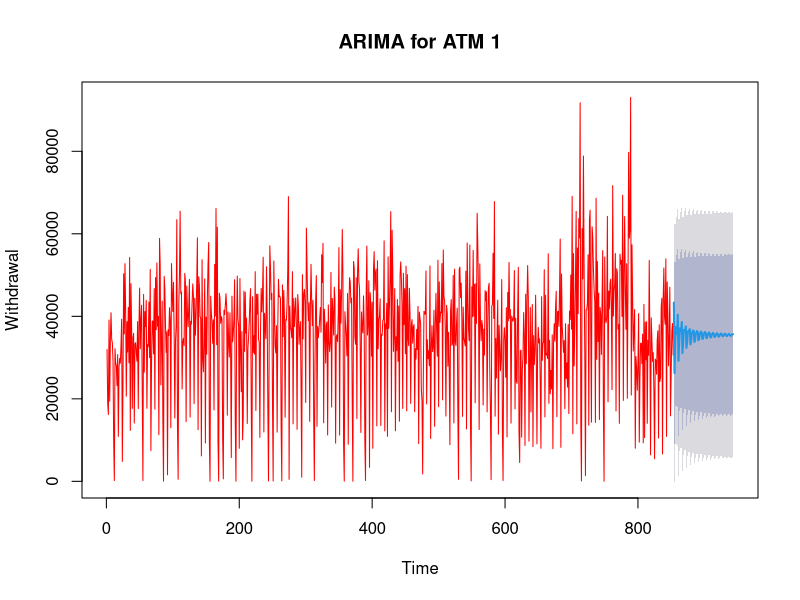
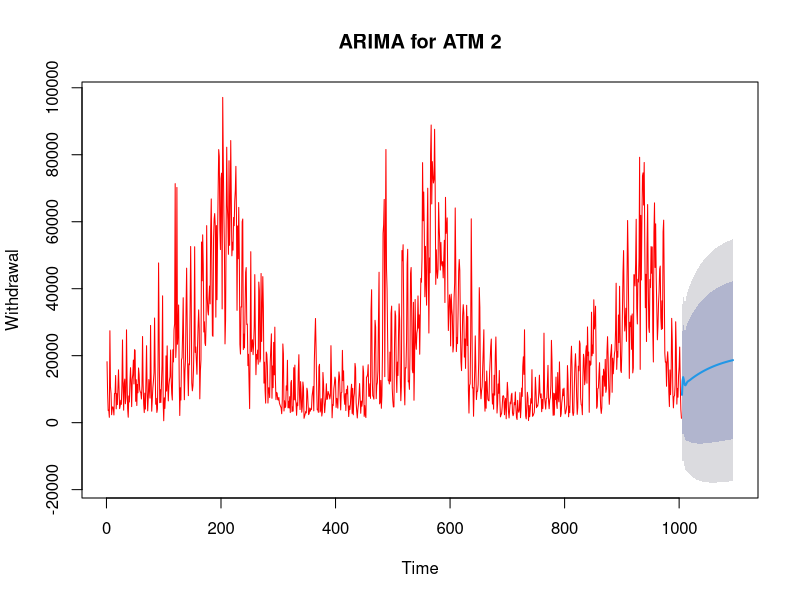
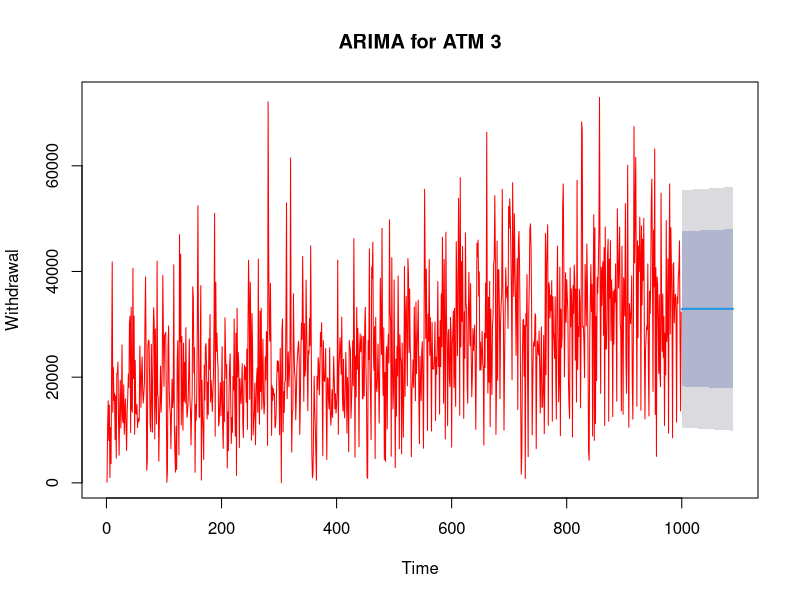
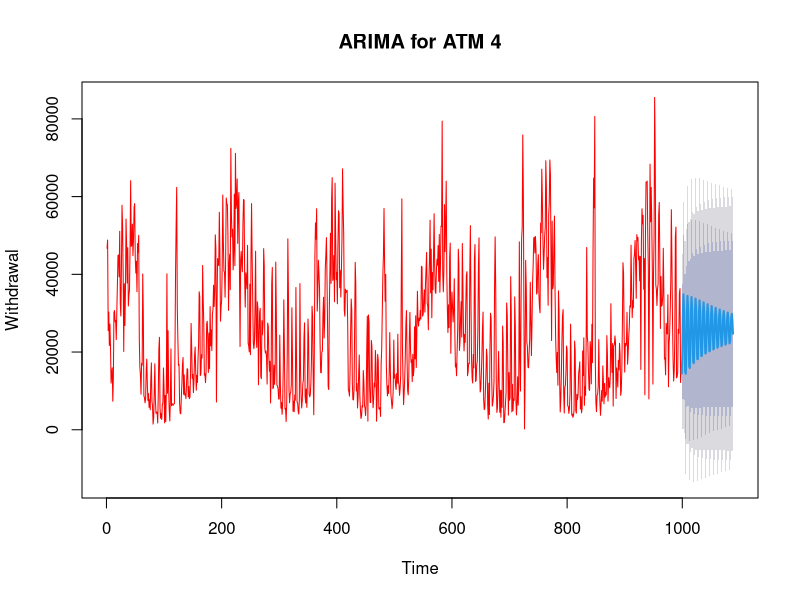
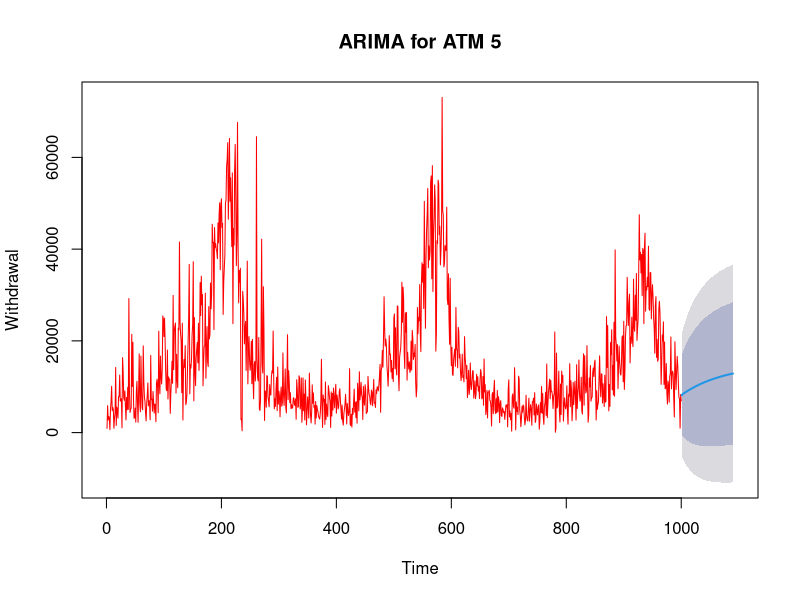
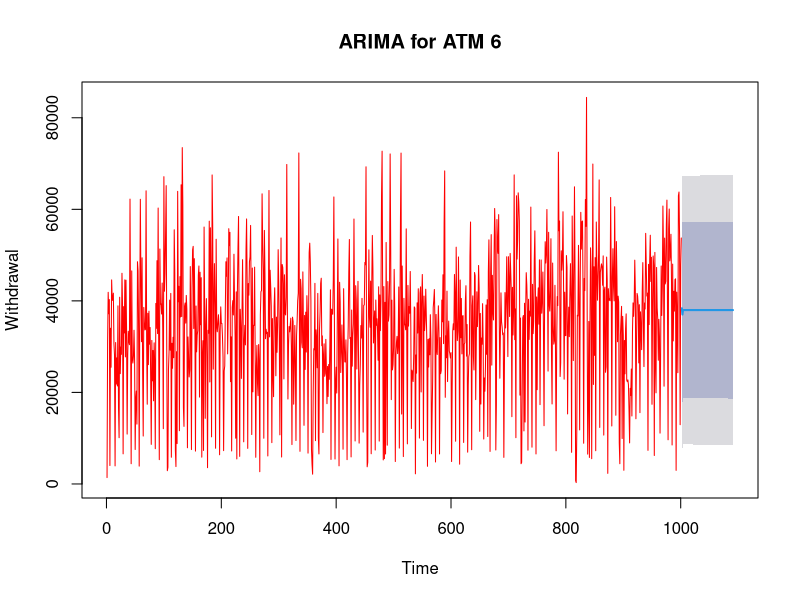
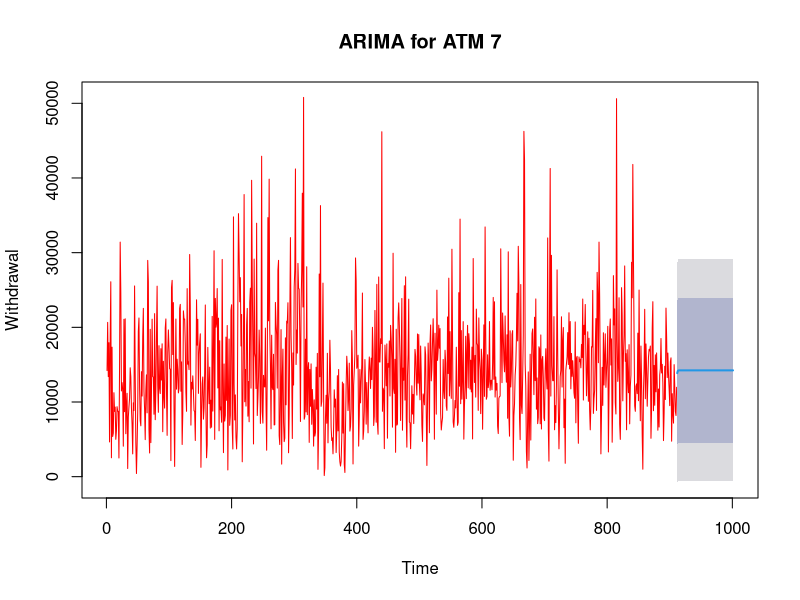
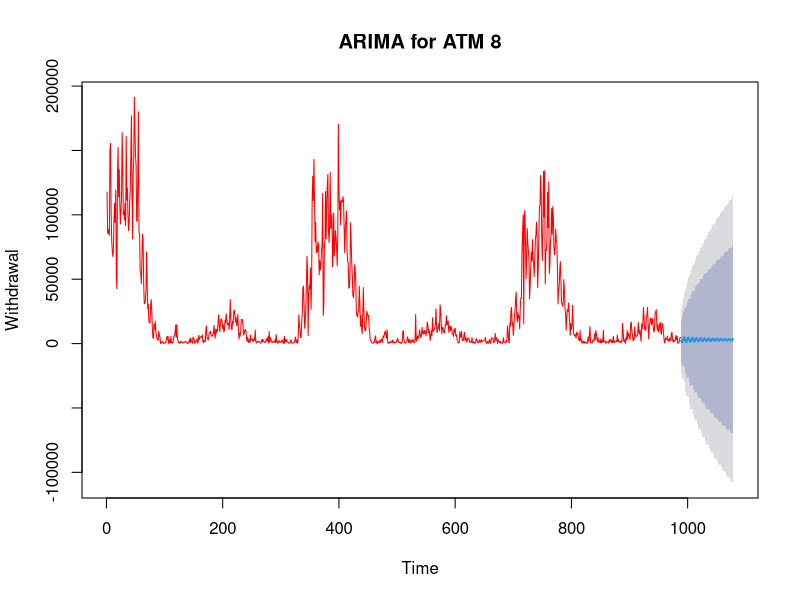

These figures' R source, in order:
# Potrzebne biblioteki ----

library(data.table)
library(dplyr)
library(lubridate)
library(ggplot2)
library(graphics)
library(scales)
library(stats)
library(glue)
library(forecast)


# Wczytanie i scalenie plików z danymi (punkt 1.)----

data_atm_1 <- data.table::fread('Dane/data_ATM1.csv')
data_atm_2 <- data.table::fread('Dane/data_ATM2.csv')
data_atm_3 <- data.table::fread('Dane/data_ATM3.csv')
data_atm_4 <- data.table::fread('Dane/data_ATM4.csv')
data_atm_5 <- data.table::fread('Dane/data_ATM5.csv')
data_atm_6 <- data.table::fread('Dane/data_ATM6.csv')
data_atm_7 <- data.table::fread('Dane/data_ATM7.csv')
data_atm_8 <- data.table::fread('Dane/data_ATM8.csv')
data_atm_9 <- data.table::fread('Dane/data_ATM9.csv')

data <- data.table::rbindlist(list(data_atm_1, data_atm_2, data_atm_3,
                                   data_atm_4, data_atm_5, data_atm_6,
                                   data_atm_7, data_atm_8, data_atm_9))


# Analiza danych na podstawie miesięcy, dni miesięcy, dni tygodnia (punkt 2.) ----

data[, Month := lubridate::month(ProcessDate, label = TRUE)]
data[, MonthDay := lubridate::mday(ProcessDate)]
data[, WeekDay := lubridate::wday(ProcessDate, label = TRUE)]
data[, WeekDay := gsub("\\\\.", "", WeekDay)]

# Analiza tylko na podstawie metryk okresu czasu

monthly_analysis <- data[, .(Withdrawal_sum = sum(Withdrawal)), .(Month)]
month_day_analysis <- data[, .(Withdrawal_sum = sum(Withdrawal)), .(MonthDay)]
week_day_analysis <- data[, .(Withdrawal_sum = sum(Withdrawal)), .(WeekDay)]
week_day_analysis <- week_day_analysis[, WeekDay := factor(WeekDay, levels = c(
  'pt', 'czw', 'sob', 'pon', 'śr', 'wt', 'niedz'
))]

# Wykresy

monthly_analysis_plot <- ggplot2::ggplot(data = monthly_analysis) +
  ggplot2::geom_line(aes(x = Month, y = Withdrawal_sum, group = 1), color = 'red') +
  ggplot2::labs(x = 'Miesiąc', y = 'Suma wypłat', 
                title = 'Suma wypłat w bankomatach z podziałem na miesiące') +
  ggplot2::scale_y_continuous(labels = scales::comma)

month_day_analysis_plot <- ggplot2::ggplot(data = month_day_analysis) +
  ggplot2::geom_line(aes(x = MonthDay, y = Withdrawal_sum, group = 1), color = 'blue') +
  ggplot2::labs(x = 'Dzień miesiąca', y = 'Suma wypłat', 
                title = 'Suma wypłat w bankomatach z podziałem na dni miesiąca') +
  ggplot2::scale_y_continuous(labels = scales::comma)

week_day_analysis_plot <- ggplot2::ggplot(data = week_day_analysis) +
  ggplot2::geom_col(aes(x = WeekDay, y = Withdrawal_sum, group = 1), 
                    fill = 'green') +
  ggplot2::labs(x = 'Dzień tygodnia', y = 'Suma wypłat', 
                title = 'Suma wypłat w bankomatach z podziałem na dni tygodnia') +
  ggplot2::scale_y_continuous(labels = scales::comma)

# Odpowiedzi do wykresów:

# Patrząc na wykres miesięczny możemy zaobserować, że najwyższe wypłaty z bankomatów
# przypadają na miesiące styczeń i luty oraz lipiec i sierpień. Pierwsza myśl jaka
# przychodzi tutaj, to że może mieć to związek z feriami i wakacjami. Ludzie częściej
# korzystają z urlopów w tych okresach, więc częściej może być im potrzebna na przykład
# gotówka z bankomatu. Najmniej wypłat przypada na koniec roku - listopad i grudzień.
# Przede wszystkim ma to związek z tym, że badany okres jest niepełny - brakuje 
# listopada i grudnia 2019 roku do pełnego trzyletniego okresu, więc dla tych 
# miesięcy brakuje 33,3 % danych. Natomiast i tak zastanawiający jest grudzień, 
# gdyż mamy wtedy święta Bożego Narodzenia, ludzie wydają wtedy sporo pieniędzy na 
# prezenty i zakupy świąteczne a nawet jakbyśmy w najprostszym rozumowaniu dodali
# do grudnia średnią ilość wypłat z poprzednich grudni to byłby on gdzieś w środku 
# stawki.
# 
# Wykres z podziałem na dni miesiąca pokazuje, że zdecydowanie najwięcej wypłat występuje
# 10. dnia miesiąca, a najmniej ostatniego dnia miesiąca. Tutaj można się pokusić o 
# stwierdzenie, że wpływ na to może mieć otrzymywanie wynagrodzeń z pracy. Większość
# firm stosuje zasadę wypłacania pienięniędzy za pracę do 10. dnia miesiąca, a zazwyczaj
# przypada to na 8., 9. lub 10. dzień miesiąca. Znaczący przypływ ieniędzy na konto działa 
# zachęcająco do wydania części tej sumy, zrobienia wszelkich opłat miesięcznych, itd.
# 
# Wykres z odziałem na dni tygodnia pokazuje, że najwięcej wypłacanej gotówki jest 
# w piątek, czyli na początek weekendu, kiedy to spora liczba osób wybiera się na zakupy,
# rozrywkę, imprezy. Najmniejszy wynik w przypadku niedzieli może mieć związek 
# z ograniczeniami w handlu wprowadzonymi kilka lat temu przez rząd polski (zamknięcie 
# sklepów i galerii handlowych).


# Prognoza (punkt 3.) ----

# ARIMA (AutoRegressive Integrated Moving Average) jest popularnym modelem statystycznym, 
# który jest używany do prognozowania szeregów czasowych. Model opiera się na analizie 
# trendów i sezonowości w danych historycznych, a także na wprowadzeniu korekty dla 
# tendencji i sezonowości, aby lepiej przewidzieć przyszłe wartości.
# W procesie tworzenia modelu ARIMA, wyznaczane są różne parametry, takie jak 
# autoregresja (AR), integracja (I) i średnia ruchoma (MA), które są następnie używane 
# do prognozowania wartości w przyszłości. Model ten jest uważany za jednego z najbardziej 
# elastycznych i uniwersalnych modeli prognozowania, ponieważ może być dostosowany do 
# różnych typów danych i sytuacji biznesowych.
# 
# Błąd prognozy modelu ARIMA będzie mierzony jako różnica między wartościami prognozowanymi 
# przez model a wartościami rzeczywistymi dla danych prognozowanych. Na przykład, jeśli 
# nasz model prognozuje sprzedaż na poziomie 100 produktów na kolejny dzień, a rzeczywista 
# sprzedaż wynosi 120 produktów, to nasz błąd prognozy wynosi 20 produktów.
# 
# Błąd dopasowania modelu ARIMA będzie mierzony jako różnica między wartościami 
# prognozowanymi przez model a wartościami rzeczywistymi dla danych historycznych. 
# Na przykład, jeśli nasz model prognozuje sprzedaż na poziomie 90 produktów w dniu 10, 
# a rzeczywista sprzedaż wynosi 100 produktów, to nasz błąd dopasowania wynosi 10 produktów.

errors_table <- data.table::data.table()

for (i in 1:9) {
  
  data_temp <- data[Atm == glue::glue("ATM{i}")]
  
  ts_data <- stats::ts(data_temp$Withdrawal, frequency = 365)
  train <- ts_data[1:(length(ts_data) - 30)]
  test <- ts_data[(length(ts_data) - 29):length(ts_data)]
  
  # Model ARIMA
  model <- forecast::auto.arima(train)
  
  # Prognoza na części testowej
  forecast <- forecast::forecast(model, h = 30)
  
  # Obliczenie błędu prognozy
  forecast_diff <- forecast$mean - test
  error_forecast <- mean(forecast_diff)
  
  # Policzenie błędu dopasowania
  fit_diff <- train - stats::fitted(model)
  error_fit <- mean(fit_diff)
  
  # Połączenie błędów w tabelę
  errors_table_temp <- data.table::data.table(Atm = glue::glue('ATM_{i}'),
                                              ForecastError = round(error_forecast, 3),
                                              FitError = round(error_fit, 3))
  errors_table <- data.table::rbindlist(list(errors_table, errors_table_temp))
  
  # Prognoza na 60 dni
  
  forecast_60_days <- forecast::forecast(model, h = 90)
  plot_temp <- graphics::plot(forecast_60_days, 
                              col = "red", xlab = "Time", ylab = "Withdrawal", 
                              main = glue::glue("ARIMA for ATM {i}"), type = 'l')
  assign(paste("plot_atm_", i), plot_temp)
  
  rm(ts_data, train, test, model, forecast, forecast_diff, error_forecast,
     error_fit, fit_diff, forecast_60_days, plot_temp)
}

# Zapytanie SQL (punkt 4.) ----

"SELECT *
FROM (SELECT Atm, ProcessDate, Currency, Withdrawal, Deposit,
      row_number() OVER (PARTITION BY Atm ORDER BY ProcessDate DESC) AS ProcessDateOrder
      FROM Atm_History) Atm_History_Temp
WHERE Atm_History_Temp.ProcessDateOrder = 1;"
